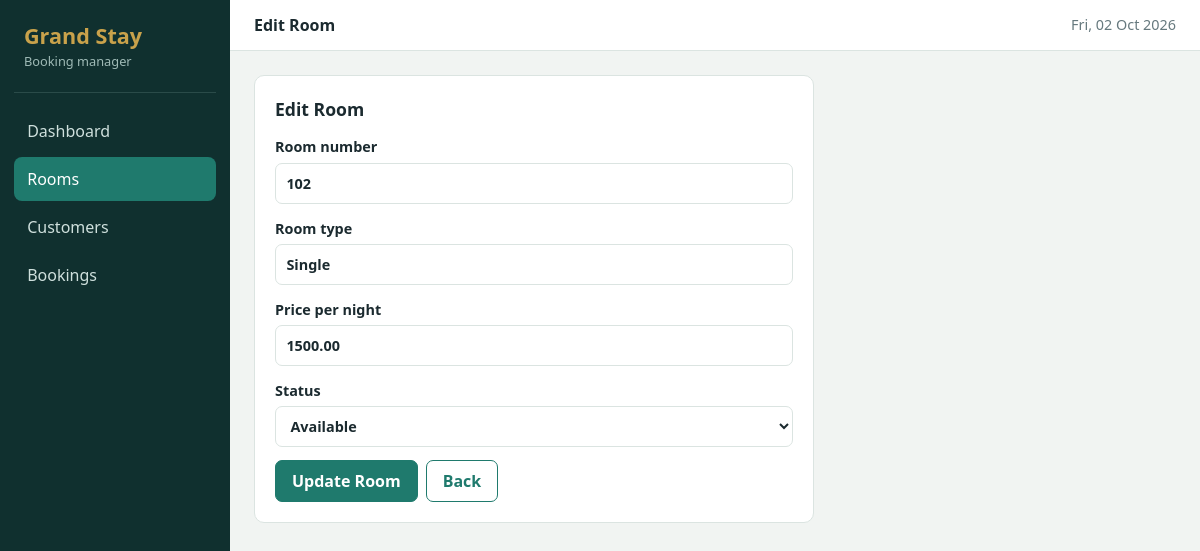
Page /edit.php?id=2 on the committed database.
### tables this page shows
CREATE TABLE IF NOT EXISTS rooms (
  room_id INT AUTO_INCREMENT PRIMARY KEY,
  room_number VARCHAR(10) NOT NULL UNIQUE,
  room_type VARCHAR(50) NOT NULL,
  price DECIMAL(10,2) NOT NULL,
  status VARCHAR(20) DEFAULT 'Available'
);

### edit.php (called while the page is built)
<?php $id = (int)($_GET["id"] ?? 0); if (!$id) { header("Location: index.php"); exit; } require __DIR__."/_form.php";

### config.php (called while the page is built, shortened)
<?php
function e($s) { return htmlspecialchars((string)$s, ENT_QUOTES, 'UTF-8'); }

### _form.php (the view, shortened to what this page needs)
<?php require __DIR__.'/../config.php'; $root = '../'; $section = 'rooms';
$r = ['room_number'=>'','room_type'=>'','price'=>'','status'=>'Available']; $errors = [];
if ($id) {
  $s = $pdo->prepare("SELECT * FROM rooms WHERE room_id=?"); $s->execute([$id]); $r = $s->fetch();
}
$title = $id ? 'Edit Room' : 'Add Room';
include __DIR__.'/../includes/header.php'; ?>
<section class="card narrow"><h2><?= $title ?></h2>
<form method="post" novalidate data-validate>
  <label>Room number<input name="room_number" required maxlength="10" value="<?= e($r['room_number']) ?>"></label>
  <label>Room type<input name="room_type" required maxlength="50" list="types" value="<?= e($r['room_type']) ?>"><datalist id="types"><option>Single<option>Double<option>Deluxe<option>Suite</datalist></label>
  <label>Price per night<input name="price" type="number" step="0.01" min="0.01" required value="<?= e($r['price']) ?>"></label>
  <label>Status<select name="status"><?php foreach (ROOM_STATUSES as $s): ?><option <?= $r['status']===$s?'selected':'' ?>><?= $s ?></option><?php endforeach; ?></select></label>
  <div class="row"><button class="btn"><?= $id ? 'Update Room' : 'Add Room' ?></button><a class="btn ghost" href="index.php">Back</a></div>
</form></section>
<?php include __DIR__.'/../includes/footer.php'; ?>

### style.css (style rules this page uses)
:root { --bg:#f1f4f2;--ink:#1b2a2f;--muted:#66797e;--line:#dbe4e1;--side:#10302f;--brand:#1f7a6d;--brand-d:#165e54;--gold:#c9a24b;--ok:#1b7f4b;--danger:#b42318;--r:10px }
* { box-sizing:border-box }
body { margin:0;background:var(--bg);color:var(--ink);font:16px/1.5 "Segoe UI",system-ui,sans-serif }
a { color:var(--brand) }
.card { background:#fff;border:1px solid var(--line);border-radius:var(--r);padding:1.25rem }
.card.narrow { max-width:560px }
h2 { font-size:1.1rem;margin:0 0 .9rem }
label { display:block;font-weight:600;font-size:.9rem;margin-bottom:.85rem }
input,select,textarea { width:100%;margin-top:.3rem;padding:.55rem .65rem;border:1px solid var(--line);border-radius:7px;font:inherit;background:#fff;color:var(--ink) }
.row,.filters { display:flex;gap:.5rem;flex-wrap:wrap;align-items:center }
.btn { background:var(--brand);color:#fff;border:1px solid var(--brand);padding:.5rem 1rem;border-radius:7px;font:inherit;font-weight:600;cursor:pointer;text-decoration:none;display:inline-block }
.btn.ghost { background:#fff;color:var(--brand) }

### rows in the picture
rooms: room_number "102", room_type "Single", price "1500.00", status "Available"

### other values in the picture
$l "Dashboard"
$l "Rooms"
$l "Customers"
$l "Bookings"
$title "Edit Room"
